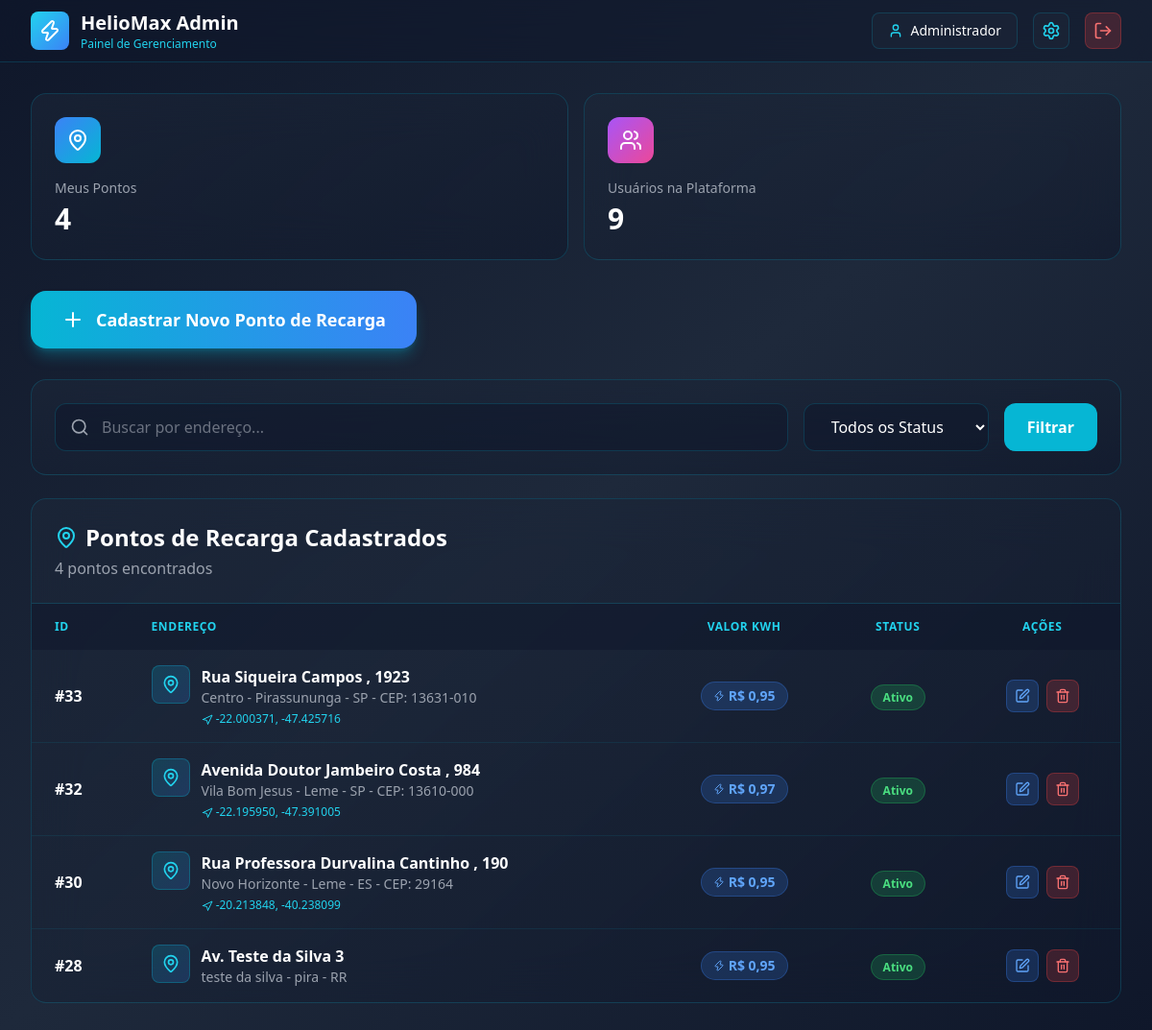
The page /codigoPWEB/pages/PHP/dashADM.php (signed in) on the database its author committed.
### tables this page shows
CREATE TABLE `ponto_carregamento` (
  `ID_PONTO` int(11) NOT NULL,
  `CEP` varchar(9) DEFAULT NULL,
  `NUMERO` varchar(10) DEFAULT NULL,
  `COMPLEMENTO` varchar(100) DEFAULT NULL,
  `LOCALIZACAO` int(11) NOT NULL,
  `VALOR_KWH` decimal(18,6) NOT NULL,
  `FK_STATUS_PONTO` int(11) NOT NULL,
  `FK_ID_USUARIO_CADASTRO` int(11) NOT NULL,
  `LATITUDE` decimal(10,8) DEFAULT NULL COMMENT 'Latitude do ponto de carregamento (-90 a 90)',
  `LONGITUDE` decimal(11,8) DEFAULT NULL COMMENT 'Longitude do ponto de carregamento (-180 a 180)'
);

CREATE TABLE `cep` (
  `ID_CEP` int(11) NOT NULL,
  `CEP` varchar(9) DEFAULT NULL,
  `LOGRADOURO` varchar(255) NOT NULL,
  `FK_BAIRRO` int(11) NOT NULL
);

CREATE TABLE `bairro` (
  `ID_BAIRRO` int(11) NOT NULL,
  `NOME` varchar(255) NOT NULL,
  `FK_CIDADE` int(11) NOT NULL
);

CREATE TABLE `cidade` (
  `ID_CIDADE` int(11) NOT NULL,
  `NOME` varchar(50) NOT NULL,
  `FK_ESTADO` int(11) NOT NULL
);

CREATE TABLE `estado` (
  `ID_ESTADO` int(11) NOT NULL,
  `UF` char(2) NOT NULL
);

CREATE TABLE `status_ponto` (
  `ID_STATUS_PONTO` int(11) NOT NULL,
  `DESCRICAO` varchar(50) NOT NULL
);

### codigoPWEB/pages/PHP/dashADM.php (the view, shortened to what this page needs)
<?php
$host = '127.0.0.1';
$dbname = 'heliomax';
$username = 'root';
$password = '';
try {
  $pdo = new PDO("mysql:host=$host;dbname=$dbname;charset=utf8mb4", $username, $password);
  $pdo->setAttribute(PDO::ATTR_ERRMODE, PDO::ERRMODE_EXCEPTION);
} catch (PDOException $e) {
  die("Erro na conexão: " . $e->getMessage());
}
$admin_id = $_SESSION['usuario_id'];
$busca = $_GET['busca'] ?? '';
$stmt = $pdo->prepare("SELECT COUNT(*) as total FROM ponto_carregamento WHERE FK_ID_USUARIO_CADASTRO = ?");
$stmt->execute([$admin_id]);
$totalPontos = $stmt->fetch()['total'];
$totalUsuarios = $pdo->query("SELECT COUNT(*) as total FROM usuario")->fetch()['total'];
$sql = "SELECT pc.*, sp.DESCRICAO as status_desc, c.LOGRADOURO, b.NOME as bairro, ci.NOME as cidade, e.UF
        FROM ponto_carregamento pc
        LEFT JOIN status_ponto sp ON pc.FK_STATUS_PONTO = sp.ID_STATUS_PONTO
        LEFT JOIN cep c ON pc.LOCALIZACAO = c.ID_CEP
        LEFT JOIN bairro b ON c.FK_BAIRRO = b.ID_BAIRRO
        LEFT JOIN cidade ci ON b.FK_CIDADE = ci.ID_CIDADE
        LEFT JOIN estado e ON ci.FK_ESTADO = e.ID_ESTADO
        WHERE pc.FK_ID_USUARIO_CADASTRO = ?";
$params = [$admin_id];
$sql .= " ORDER BY pc.ID_PONTO DESC";
$stmt = $pdo->prepare($sql);
$stmt->execute($params);
$pontos = $stmt->fetchAll();
?>
<!DOCTYPE html>
<html lang="pt-BR">
<head>
  <script src="https://cdn.tailwindcss.com"></script>
</head>
<body class="min-h-screen bg-gradient-to-br from-slate-900 via-slate-800 to-slate-900">
  <header class="bg-slate-900/50 backdrop-blur-xl border-b border-cyan-500/20 sticky top-0 z-50">
    <div class="max-w-7xl mx-auto px-4 sm:px-6 lg:px-8">
      <div class="flex items-center justify-between h-16">
        <div class="flex items-center gap-3">
          <div
            class="w-10 h-10 bg-gradient-to-br from-cyan-400 to-blue-500 rounded-lg flex items-center justify-center">
            <i data-lucide="zap" class="w-6 h-6 text-white"></i>
          </div>
          <div>
            <h1 class="text-xl font-bold text-white">HelioMax Admin</h1>
            <p class="text-xs text-cyan-400">Painel de Gerenciamento</p>
          </div>
        </div>
        <div class="flex items-center gap-4">
          <div class="hidden sm:flex items-center gap-2 px-4 py-2 bg-slate-800/50 rounded-lg border border-cyan-500/20">
            <i data-lucide="user" class="w-4 h-4 text-cyan-400"></i>
            <span class="text-sm text-white"><?php echo $_SESSION['usuario_nome']; ?></span>
          </div>
          <button onclick="abrirModal('modalPerfil')"
            class="p-2 bg-slate-800/50 hover:bg-slate-700/50 rounded-lg border border-cyan-500/20 hover:border-cyan-500/40 transition-all">
            <i data-lucide="settings" class="w-5 h-5 text-cyan-400"></i>
          </button>
          <a href="?logout=1"
            class="p-2 bg-red-500/20 hover:bg-red-500/30 rounded-lg border border-red-500/30 hover:border-red-500/50 transition-all">
            <i data-lucide="log-out" class="w-5 h-5 text-red-400"></i>
          </a>
        </div>
      </div>
    </div>
  </header>
  <main class="max-w-7xl mx-auto px-4 sm:px-6 lg:px-8 py-8">
    <div class="grid grid-cols-1 sm:grid-cols-2 gap-4 mb-8">
      <div
        class="bg-gradient-to-br from-slate-800/50 to-slate-900/50 backdrop-blur-xl rounded-2xl p-6 border border-cyan-500/20 hover:border-cyan-500/40 transition-all duration-300 hover:scale-105">
        <div class="flex items-center justify-between mb-4">
          <div
            class="w-12 h-12 rounded-xl bg-gradient-to-br from-blue-500 to-cyan-500 flex items-center justify-center">
            <i data-lucide="map-pin" class="w-6 h-6 text-white"></i>
          </div>
        </div>
        <h3 class="text-gray-400 text-sm mb-1">Meus Pontos</h3>
        <p class="text-3xl font-bold text-white"><?php echo $totalPontos; ?></p>
      </div>
      <div
        class="bg-gradient-to-br from-slate-800/50 to-slate-900/50 backdrop-blur-xl rounded-2xl p-6 border border-cyan-500/20 hover:border-cyan-500/40 transition-all duration-300 hover:scale-105">
        <div class="flex items-center justify-between mb-4">
          <div
            class="w-12 h-12 rounded-xl bg-gradient-to-br from-purple-500 to-pink-500 flex items-center justify-center">
            <i data-lucide="users" class="w-6 h-6 text-white"></i>
          </div>
        </div>
        <h3 class="text-gray-400 text-sm mb-1">Usuários na Plataforma</h3>
        <p class="text-3xl font-bold text-white"><?php echo $totalUsuarios; ?></p>
      </div>
    </div>
    <div class="mb-8">
      <button onclick="abrirModal('modalCriarPonto')"
        class="w-full sm:w-auto bg-gradient-to-r from-cyan-500 to-blue-500 hover:from-cyan-600 hover:to-blue-600 text-white font-bold py-4 px-8 rounded-2xl flex items-center justify-center gap-3 shadow-lg shadow-cyan-500/30 hover:shadow-cyan-500/50 transition-all duration-300 hover:scale-105">
        <i data-lucide="plus" class="w-6 h-6"></i>
        <span class="text-lg">Cadastrar Novo Ponto de Recarga</span>
      </button>
    </div>
    <div
      class="bg-gradient-to-br from-slate-800/50 to-slate-900/50 backdrop-blur-xl rounded-2xl p-6 border border-cyan-500/20 mb-6">
      <form method="GET" action="" class="flex flex-col sm:flex-row gap-4">
        <div class="flex-1 relative">
          <i data-lucide="search" class="absolute left-4 top-1/2 transform -translate-y-1/2 text-gray-400 w-5 h-5"></i>
          <input type="text" name="busca" value="<?php echo htmlspecialchars($busca); ?>"
            placeholder="Buscar por endereço..."
            class="w-full pl-12 pr-4 py-3 bg-slate-900/50 border border-cyan-500/20 rounded-xl text-white placeholder-gray-500 focus:outline-none focus:border-cyan-500/50 transition-colors" />
        </div>
        <select name="status"
          class="px-6 py-3 bg-slate-900/50 border border-cyan-500/20 rounded-xl text-white focus:outline-none focus:border-cyan-500/50 transition-colors cursor-pointer">
          <option value="">Todos os Status</option>
        </select>
        <button type="submit"
          class="px-6 py-3 bg-cyan-500 hover:bg-cyan-600 text-white rounded-xl font-semibold transition-colors">
          Filtrar
        </button>
      </form>
    </div>
    <div
      class="bg-gradient-to-br from-slate-800/50 to-slate-900/50 backdrop-blur-xl rounded-2xl border border-cyan-500/20 overflow-hidden">
      <div class="p-6 border-b border-cyan-500/20">
        <h2 class="text-2xl font-bold text-white flex items-center gap-2">
          <i data-lucide="map-pin" class="w-6 h-6 text-cyan-400"></i>
          Pontos de Recarga Cadastrados
        </h2>
        <p class="text-gray-400 mt-1"><?php echo count($pontos); ?> pontos encontrados</p>
      </div>
      <div class="overflow-x-auto">
        <table class="w-full">
          <thead class="bg-slate-900/50">
            <tr>
              <th class="px-6 py-4 text-left text-xs font-semibold text-cyan-400 uppercase tracking-wider">ID</th>
              <th class="px-6 py-4 text-left text-xs font-semibold text-cyan-400 uppercase tracking-wider">Endereço</th>
              <th
                class="px-6 py-4 text-center text-xs font-semibold text-cyan-400 uppercase tracking-wider hidden sm:table-cell">
                Valor kWh</th>
              <th class="px-6 py-4 text-center text-xs font-semibold text-cyan-400 uppercase tracking-wider">Status</th>
              <th class="px-6 py-4 text-center text-xs font-semibold text-cyan-400 uppercase tracking-wider">Ações</th>
            </tr>
          </thead>
          <tbody class="divide-y divide-cyan-500/10 text-white">
            <?php if (empty($pontos)): ?>
              <tr>
                <td colspan="5" class="px-6 py-8 text-center text-gray-400">
                  Nenhum ponto de carregamento encontrado.
                </td>
              </tr>
            <?php else: ?>
              <?php foreach ($pontos as $ponto): ?>
                <tr class="hover:bg-slate-800/30 transition-colors">
                  <td class="px-6 py-4 font-semibold">#<?php echo $ponto['ID_PONTO']; ?></td>
                  <td class="px-6 py-4">
                    <div class="flex items-start gap-3">
                      <div
                        class="w-10 h-10 bg-gradient-to-br from-cyan-500/20 to-blue-500/20 rounded-lg flex items-center justify-center flex-shrink-0 border border-cyan-500/30">
                        <i data-lucide="map-pin" class="w-5 h-5 text-cyan-400"></i>
                      </div>
                      <div>
                        <p class="font-semibold"><?php echo htmlspecialchars($ponto['LOGRADOURO'] ?? 'Não informado'); ?>
                          <?php if (!empty($ponto['NUMERO'])): ?>,
                            <?php echo htmlspecialchars($ponto['NUMERO']); ?>
                          <?php endif; ?>
                        </p>
                        <p class="text-sm text-gray-400">
                          <?php echo htmlspecialchars($ponto['bairro'] ?? ''); ?> -
                          <?php echo htmlspecialchars($ponto['cidade'] ?? ''); ?> -
                          <?php echo htmlspecialchars($ponto['UF'] ?? ''); ?>
                          <?php if (!empty($ponto['CEP'])): ?> - CEP:
                            <?php echo htmlspecialchars($ponto['CEP']); ?>
                          <?php endif; ?>
                        </p>
                        <?php if (!empty($ponto['LATITUDE']) && !empty($ponto['LONGITUDE'])): ?>
                          <p class="text-xs text-cyan-400 mt-1">
                            <i data-lucide="navigation" class="w-3 h-3 inline-block"></i>
                            <?php echo number_format($ponto['LATITUDE'], 6); ?>,
                            <?php echo number_format($ponto['LONGITUDE'], 6); ?>
                          </p>
                        <?php endif; ?>
                      </div>
                    </div>
                  </td>
                  <td class="px-6 py-4 text-center hidden sm:table-cell">
                    <span
                      class="inline-flex items-center gap-1 px-3 py-1 bg-blue-500/20 text-blue-400 rounded-full text-sm font-semibold border border-blue-500/30">
                      <i data-lucide="zap" class="w-3 h-3"></i>
                      R$ <?php echo number_format($ponto['VALOR_KWH'] ?? 0, 2, ',', '.'); ?>
                    </span>
                  </td>
                  <td class="px-6 py-4 text-center">
                    <?php
                    $status_class = 'bg-gray-500/20 text-gray-400 border-gray-500/30';
                    if ($ponto['status_desc'] === 'Ativo') {
                      $status_class = 'bg-green-500/20 text-green-400 border-green-500/30';
                    } elseif ($ponto['status_desc'] === 'Inativo') {
                      $status_class = 'bg-red-500/20 text-red-400 border-red-500/30';
                    } elseif ($ponto['status_desc'] === 'Em Manutenção') {
                      $status_class = 'bg-yellow-500/20 text-yellow-400 border-yellow-500/30';
                    }
                    ?>
                    <span class="px-3 py-1 rounded-full text-xs font-semibold border <?php echo $status_class; ?>">
                      <?php echo htmlspecialchars($ponto['status_desc'] ?? 'N/A'); ?>
                    </span>
                  </td>
                  <td class="px-6 py-4 text-center">
                    <div class="flex items-center justify-center gap-2">
                      <button onclick='editarPonto(<?php echo json_encode($ponto); ?>)'
                        class="p-2 bg-blue-500/20 hover:bg-blue-500/30 text-blue-400 rounded-lg border border-blue-500/30 hover:border-blue-500/50 transition-colors">
                        <i data-lucide="edit" class="w-4 h-4"></i>
                      </button>
                      <button onclick="confirmarExclusao(<?php echo $ponto['ID_PONTO']; ?>)"
                        class="p-2 bg-red-500/20 hover:bg-red-500/30 text-red-400 rounded-lg border border-red-500/30 hover:border-red-500/50 transition-colors">
                        <i data-lucide="trash-2" class="w-4 h-4"></i>
                      </button>
                    </div>
                  </td>
                </tr>
              <?php endforeach; ?>
            <?php endif; ?>
          </tbody>
        </table>
      </div>
    </div>
  </main>
</body>
</html>

### rows shown on the page
ponto_carregamento: ID_PONTO "33", LOCALIZACAO.LOGRADOURO "Rua Siqueira Campos", NUMERO "1923", bairro.NOME "Centro", cidade.NOME "Pirassununga", estado.UF "SP", CEP "13631-010", LATITUDE "-22.000371", LONGITUDE "-47.425716", VALOR_KWH "0,95", FK_STATUS_PONTO.DESCRICAO "Ativo"
ponto_carregamento: ID_PONTO "32", LOCALIZACAO.LOGRADOURO "Avenida Doutor Jambeiro Costa", NUMERO "984", bairro.NOME "Vila Bom Jesus", cidade.NOME "Leme", estado.UF "SP", CEP "13610-000", LATITUDE "-22.195950", LONGITUDE "-47.391005", VALOR_KWH "0,97", FK_STATUS_PONTO.DESCRICAO "Ativo"
ponto_carregamento: ID_PONTO "30", LOCALIZACAO.LOGRADOURO "Rua Professora Durvalina Cantinho", NUMERO "190", bairro.NOME "Novo Horizonte", cidade.NOME "Leme", estado.UF "ES", CEP "29164", LATITUDE "-20.213848", LONGITUDE "-40.238099", VALOR_KWH "0,95", FK_STATUS_PONTO.DESCRICAO "Ativo"
ponto_carregamento: ID_PONTO "28", LOCALIZACAO.LOGRADOURO "Av. Teste da Silva 3", bairro.NOME "teste da silva", cidade.NOME "pira", estado.UF "RR", VALOR_KWH "0,95", FK_STATUS_PONTO.DESCRICAO "Ativo"

### other values the page prints
$_SESSION['usuario_nome'] "Administrador"
$totalPontos "4"
$totalUsuarios "9"
count($pontos) "4"
